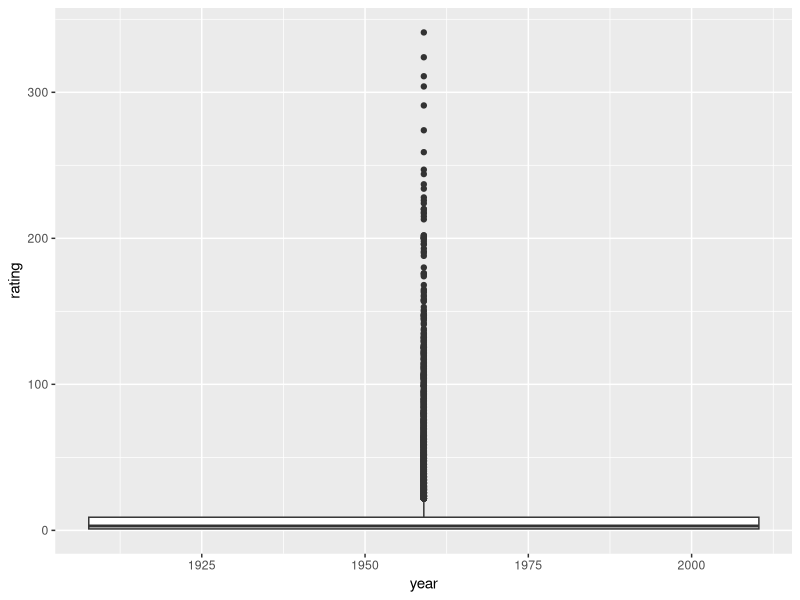
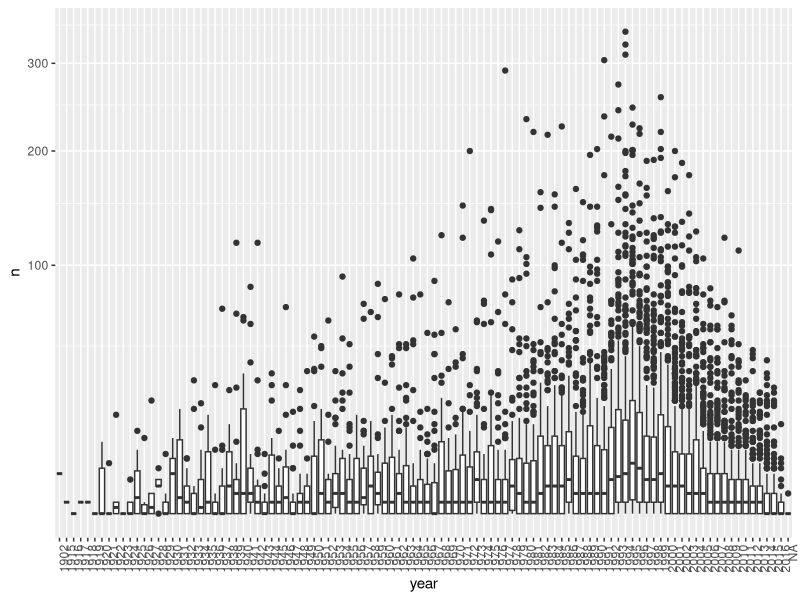

Write R code to recreate these figures, in order. (Note: this script raises an error after producing the figures.)
library(tidyverse)
library(lubridate)
library(dslabs)
data("movielens")

head(movielens)
?movielens
sum(movielens$movieId == 31)

# attempts at question 1 ~ 1994

q1 <- movielens %>% 
        group_by(movieId, year) %>% 
        summarize(rating = n())
q1 %>% 
  ggplot(aes(year, rating)) +
  geom_boxplot()

w <- movielens %>% group_by(movieId) %>% 
  summarize(n_ratings = sqrt(n()), year = year) %>% 
  ungroup(movieId) %>% 
  group_by(year)
nrow(w)
sum(w$year == 1995)


w <- w %>% filter(year %in% 1995)
w
w$year <- as.numeric(w$year)
class(w$year)

median(w$n_ratings)

# years = median \\ 1995 = 8.94 below is the "correct" code sigh. larry 
movielens %>% group_by(movieId) %>%
  summarize(n = n(), year = as.character(first(year))) %>%
  qplot(year, n, data = ., geom = "boxplot") +
  coord_trans(y = "sqrt") +
  theme(axis.text.x = element_text(angle = 90, hjust = 1))

library(dslabs)
library(tidyverse)
data("movielens")

head(movielens)

movielens %>%
  summarize(n_users = n_distinct(userId),
            n_movies = n_distinct(movieId))

keep <- movielens %>%
  dplyr::count(movieId) %>%
  top_n(5) %>%
  pull(movieId)
tab <- movielens %>%
  filter(userId %in% c(13:20)) %>% 
  filter(movieId %in% keep) %>% 
  select(userId, title, rating) %>% 
  spread(title, rating)
tab %>% knitr::kable()


na.rm(tab$`Shawshank Redemption, The`)

movielens %>% 
  filter(title == "Shawshank Redemption, The" & year < "2019") %>% 
  summarize(avg = mean(rating))


movielens %>% 
  filter(year >= 1993) %>% 
  group_by(title) %>% 
  summarize(n_of_ratings = n(), year = year, yeardiff = 2018 - year) %>% 
  group_by(title, year) %>% 
  summarize(medians = median(n_of_ratings/yeardiff)) %>% 
  group_by(title) %>% 
  arrange(desc(medians)) %>%
  top_n(25)


head(movielens)

movielens %>% 
  filter(year >= 1993) %>%
  group_by(movieId) %>%
  summarize(n = n(), years = 2018 - first(year),
            title = title[1],
            rating = mean(rating)) %>%
  mutate(rate = n/years) %>%
  top_n(25, rate) %>%
  arrange(desc(rate))


movielens %>% 
  group_by(genres) %>% 
  summarize(n = n(), av = mean(rating), se = sd(rating)/sqrt(n())) %>% 
  filter(n >= 1000) %>% 
  ggplot(aes(x = genres, y = av, ymin = av - 2*se, ymax = av + 2*se)) + 
  geom_point() + 
  geom_errorbar()
